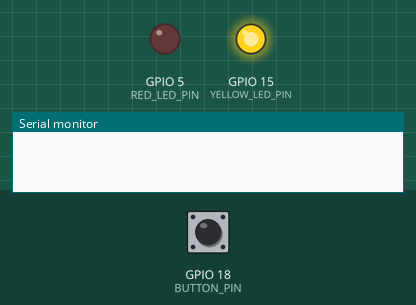
Recording of a program running on a simulated ESP32-S3. Shown: output pins drawn as LEDs (lit = HIGH), the last lines printed to the serial monitor. Dashed ring = blinking. The test bench sets the inputs (shaded band); at power-on: GPIO 18 (BUTTON_PIN) HIGH.

Above: at 0.1 s.
At 1.2 s:
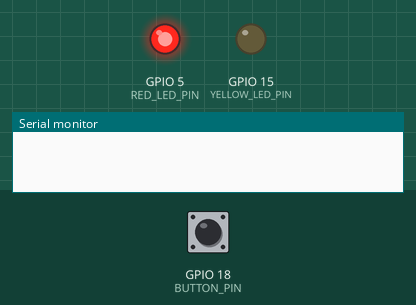
1.3 s: GPIO 18 (BUTTON_PIN) pulled LOW for 0.15 s
4.4 s: GPIO 18 (BUTTON_PIN) pulled LOW for 1 s
At 4.81 s:
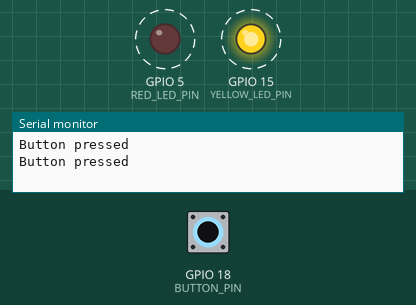
Timing chart, 0 to 13.4 s (numbered marks = the images above; inputs shaded):
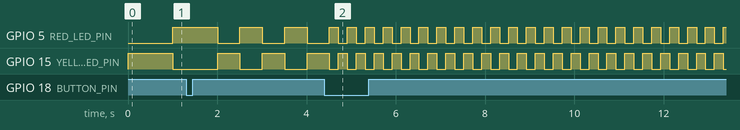

The program:

main.cpp
```cpp
#include <Arduino.h>

#define RED_LED_PIN 5
#define YELLOW_LED_PIN 15
#define BUTTON_PIN 18
#define DEBOUNCE_MS 30

bool ledState = false; // true is LED ON, false is LED OFF
bool lastReading = HIGH; // last reading from the button pin
uint32_t lastEdgeTime = 0; // the last time the button pin was toggled


const uint32_t blinkDelays[] = {1000, 500, 200, 50};
const uint8_t numModes = sizeof(blinkDelays) / sizeof(blinkDelays[0]);
uint8_t modeIndex = 0;

uint32_t blinkingDelayMs = blinkDelays[modeIndex];

void setup() {
  Serial.begin(115200);
  pinMode(RED_LED_PIN, OUTPUT);
  digitalWrite(RED_LED_PIN, LOW);
  pinMode(YELLOW_LED_PIN, OUTPUT);
  digitalWrite(YELLOW_LED_PIN, LOW);

  pinMode(BUTTON_PIN, INPUT_PULLUP);
}

void checkButton(uint32_t delayMs) {
  for (uint32_t i = 0; i < delayMs; i += 2) {
    bool reading = digitalRead(BUTTON_PIN);

    // check the external button state and debounce it
    if (reading != lastReading && (millis() - lastEdgeTime) >= DEBOUNCE_MS) {
      lastEdgeTime = millis();
      lastReading  = reading;

      if (reading == LOW) {              // HIGH -> LOW == press
          modeIndex = (modeIndex + 1) % numModes;
          blinkingDelayMs = blinkDelays[modeIndex];
          Serial.println("Button pressed");
        }
    }

    delay(2); // wait 2 ms before next reading
  }

}


void loop() {

  digitalWrite(YELLOW_LED_PIN, HIGH);
  // delay(delayMs);
  checkButton(blinkingDelayMs);
  digitalWrite(YELLOW_LED_PIN, LOW);

  digitalWrite(RED_LED_PIN, HIGH);
  // delay(delayMs);
  checkButton(blinkingDelayMs);
  digitalWrite(RED_LED_PIN, LOW);

}
```

Measured:
- after the input at 4.4 s, GPIO 5 (RED_LED_PIN), GPIO 15 (YELLOW_LED_PIN): alternates HIGH for 0.20 s and LOW for 0.20 s, starting after 0.31 s
- by itself, GPIO 5 (RED_LED_PIN), GPIO 15 (YELLOW_LED_PIN): alternates HIGH for 0.50 s and LOW for 0.50 s
